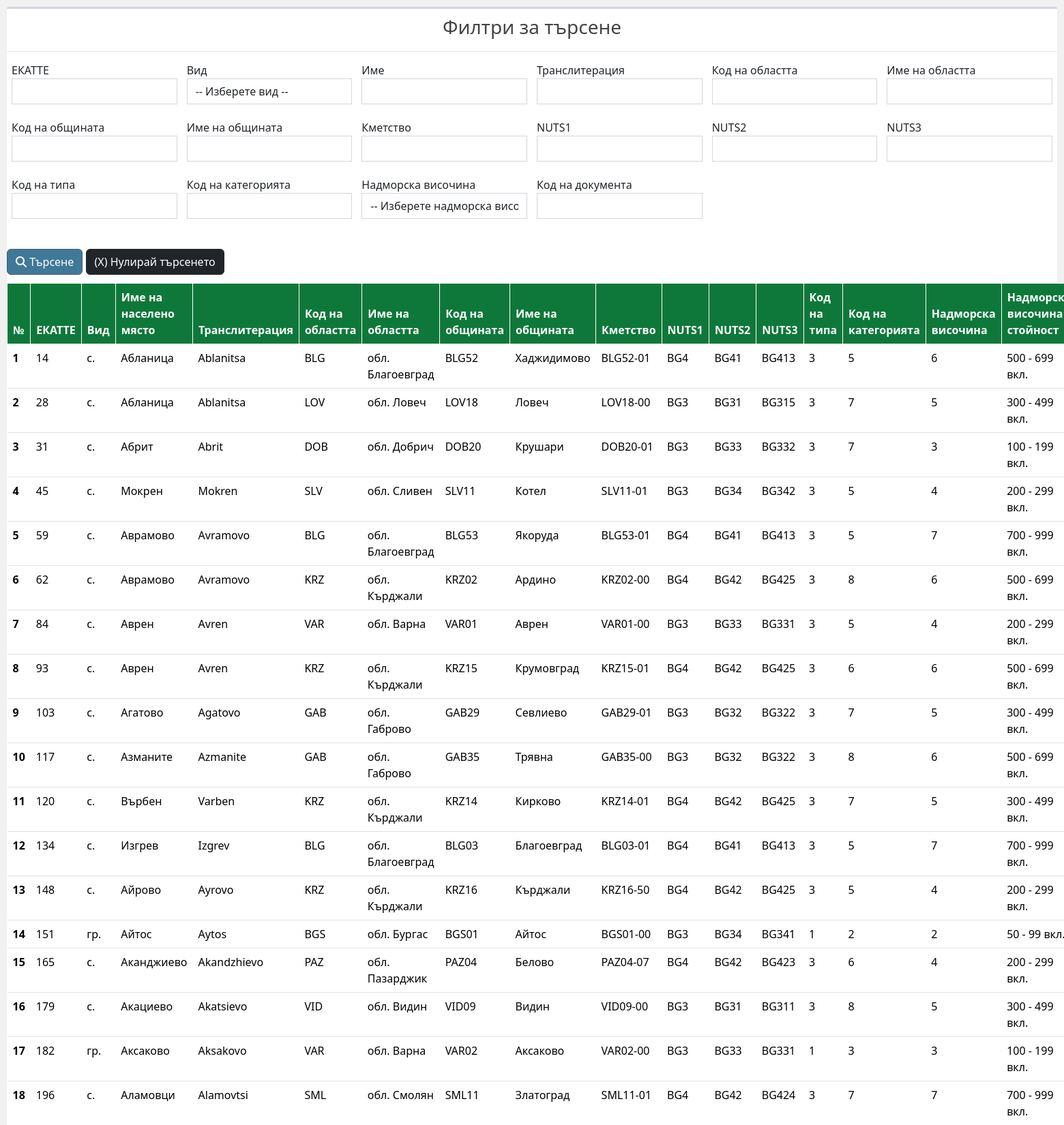
The page / (upper part) on the database its author committed.
### tables this page shows
CREATE TABLE `settlements` (
  `ekkate` int NOT NULL,
  `kind` varchar(4) DEFAULT NULL,
  `settlement_name` varchar(150) DEFAULT NULL,
  `transliteration` varchar(150) DEFAULT NULL,
  `district_code` varchar(3) DEFAULT NULL,
  `area_name` varchar(150) DEFAULT NULL,
  `municipality_code` varchar(5) DEFAULT NULL,
  `municipality_name` varchar(150) DEFAULT NULL,
  `city_hall` varchar(150) DEFAULT NULL,
  `nuts1` varchar(3) DEFAULT NULL,
  `nuts2` varchar(4) DEFAULT NULL,
  `nuts3` varchar(5) DEFAULT NULL,
  `type_code` int DEFAULT NULL,
  `category_code` int DEFAULT NULL,
  `altitude` int DEFAULT NULL,
  `altitude_value` varchar(150) DEFAULT NULL,
  `document_code` int DEFAULT NULL,
  `sequence_number` int DEFAULT NULL
);

### data.php (called while the page is built, shortened)
<?php
    require_once('classes/DBOperations.php');
	$db_data['dbHost'] 	= 'localhost';
	$db_data['dbUser'] 	= '_DB USER_';
	$db_data['dbPass'] 	= '_DB PASS_';
	$db_data['dbName'] 	= '_DB NAME_';
	$db_data['dbChar'] 	= 'utf8';
    $filter_columns = [
        'ekkate',
        'kind',
        'settlement_name',
        'transliteration',
        'district_code',
        'area_name',
        'municipality_code',
        'municipality_name',
        'city_hall',
        'nuts1',
        'nuts2',
        'nuts3',
        'type_code',
        'category_code',
        'altitude',
        'document_code',
    ];
    $DBOperations = new DBOperations($db_data);
    $filter_data = [];
    $results_per_page = 20;
    if(isset($_GET)){
        $search_query = [];
        foreach ($filter_columns as $column) {
            if(isset($_GET[$column]) && $_GET[$column] !== ''){
                $search_query[] = "$column = '".$_GET[$column]."'";
                $filter_data[$column] = $_GET[$column];
            } else {
                $filter_data[$column] = '';
            }
        }
        $sql = 'SELECT * FROM settlements';
        if (!isset($_GET['page']) ) {
            $page = 1;
        } else {
            $page = $_GET['page'];
        }
        $page_first_result = ($page-1) * $results_per_page;
        $limit = " LIMIT " . $page_first_result . ',' . $results_per_page;
        $data = $DBOperations->fastQuery($sql.$limit);
    }

### classes/DBOperations.php (called while the page is built, shortened)
<?php
    class DBOperations
    {
        protected $db_connection;
        public function __construct($db_data) {
            $this->db_connection = mysqli_connect($db_data['dbHost'], $db_data['dbUser'], $db_data['dbPass'], $db_data['dbName']);
            $this->db_connection->set_charset('utf8');
        }
        public function mys_q($sql) {
            $res = mysqli_query($this->db_connection, $sql) or die(mysqli_error($this->db_connection));
            return $res;
        }
        public function mys_n($res) {
            $numr = mysqli_num_rows($res);
            return $numr;
        }
        public function fastQuery($sql) {
            $res = $this->mys_q($sql);
            if($this->mys_n($res) > 0) {
                $response = array();
                $i = 0;
                while($row = mysqli_fetch_assoc($res)) {
                    foreach($row as $key => $value) {
                        $response[$i][$key] = $value;
                    }
                    $i++;
                }
            } else {
                $response = '';
            }
            return $response;
        }
    }

### index.php (the view, shortened to what this page needs)
<?php require_once('data.php'); ?>
<!DOCTYPE html>
<html lang="en">
  <head>
    <link href="https://cdn.jsdelivr.net/npm/bootstrap@5.3.3/dist/css/bootstrap.min.css" rel="stylesheet">
    <link rel="stylesheet" href="assets/css/custom.css">
  </head>
  <body>
    <div class="container-fluid">
        <div class="row">
        <div class="box-body">
            <div class="box box-primary">
                <div class="box-header with-border text-center">
                    <h3 class="box-title">Филтри за търсене</h3>
                </div>
                <div class="box-body p0">
                    <form method="GET">
                        <div class="row pt-2">
                            <div class="form-group">
                                <div class="col-xs-12 col-md-3 col-lg-2 mb-2">
                                    <label for="ekkate">ЕКАТТЕ</label>
                                    <input type="text" name="ekkate" id="ekkate" class="form-control" value="<?= $filter_data['ekkate'] ?>">
                                </div>
                                <div class="col-xs-12 col-md-3 col-lg-2 mb-2">
                                    <label for="kind">Вид</label>
                                    <select id="kind" class="form-control" name="kind">
                                        <option <?= $filter_data['kind'] == '' ? 'selected' : '' ?> value="">-- Изберете вид --</option>
                                    </select>
                                </div>
                                <div class="col-xs-12 col-md-3 col-lg-2 mb-2">
                                    <label for="settlement_name">Име</label>
                                    <input type="text" name="settlement_name" id="settlement_name" class="form-control" value="<?= $filter_data['settlement_name'] ?>">
                                </div>
                                <div class="col-xs-12 col-md-3 col-lg-2 mb-2">
                                    <label for="	transliteration">Транслитерация</label>
                                    <input type="text" name="transliteration" id="	transliteration" class="form-control" value="<?= $filter_data['transliteration'] ?>">
                                </div>
                                <div class="col-xs-12 col-md-3 col-lg-2 mb-2">
                                    <label for="district_code">Код на областта</label>
                                    <input type="text" name="district_code" id="district_code" class="form-control" value="<?= $filter_data['district_code'] ?>">
                                </div>
                                <div class="col-xs-12 col-md-3 col-lg-2 mb-2">
                                    <label for="area_name">Име на областта</label>
                                    <input type="text" name="area_name" id="area_name" class="form-control" value="<?= $filter_data['area_name'] ?>">
                                </div>
                                <div class="col-xs-12 col-md-3 col-lg-2 mb-2">
                                    <label for="municipality_code">Код на общината</label>
                                    <input type="text" name="municipality_code" id="municipality_code" class="form-control" value="<?= $filter_data['municipality_code'] ?>">
                                </div>
                                <div class="col-xs-12 col-md-3 col-lg-2 mb-2">
                                    <label for="municipality_name">Име на общината</label>
                                    <input type="text" name="municipality_name" id="municipality_name" class="form-control" value="<?= $filter_data['municipality_name'] ?>">
                                </div>
                                <div class="col-xs-12 col-md-3 col-lg-2 mb-2">
                                    <label for="city_hall">Кметство</label>
                                    <input type="text" name="city_hall" id="city_hall" class="form-control" value="<?= $filter_data['city_hall'] ?>">
                                </div>
                                <div class="col-xs-12 col-md-3 col-lg-2 mb-2">
                                    <label for="nuts1">NUTS1</label>
                                    <input type="text" name="nuts1" id="nuts1" class="form-control" value="<?= $filter_data['nuts1'] ?>">
                                </div>
                                <div class="col-xs-12 col-md-3 col-lg-2 mb-2">
                                    <label for="nuts2">NUTS2</label>
                                    <input type="text" name="nuts2" id="nuts2" class="form-control" value="<?= $filter_data['nuts2'] ?>">
                                </div>
                                <div class="col-xs-12 col-md-3 col-lg-2 mb-2">
                                    <label for="nuts3">NUTS3</label>
                                    <input type="text" name="nuts3" id="nuts3" class="form-control" value="<?= $filter_data['nuts3'] ?>">
                                </div>
                                <div class="col-xs-12 col-md-3 col-lg-2 mb-2">
                                    <label for="	type_code">Код на типа</label>
                                    <input type="text" name="type_code" id="	type_code" class="form-control" maxlength="3" value="<?= $filter_data['type_code'] ?>">
                                </div>
                                <div class="col-xs-12 col-md-3 col-lg-2 mb-2">
                                    <label for="category_code">Код на категорията</label>
                                    <input type="text" name="category_code" id="category_code" class="form-control" maxlength="3" value="<?= $filter_data['category_code'] ?>">
                                </div>
                                <div class="col-xs-12 col-md-3 col-lg-2 mb-2">
                                    <label for="altitude">Надморска височина</label>
                                    <select id="altitude" class="form-control" name="altitude">
                                        <option <?= $filter_data['altitude'] == '' ? 'selected' : '' ?> value="">-- Изберете надморска височина --</option>
                                    </select>
                                </div>
                                <div class="col-xs-12 col-md-3 col-lg-2 mb-2">
                                    <label for="document_code">Код на документа</label>
                                    <input type="text" name="document_code" id="document_code" class="form-control" value="<?= $filter_data['document_code'] ?>">
                                </div>
                                <div class="col-xs-12 col-md-4 col-lg-3 mb-2">
                                    <span class="hidden-xs" style="margin-bottom: 5px;display: inline-block">&nbsp;</span>
                                    <div>
                                        <button id="search_button" type="submit" class="btn btn-success mb-1" style="background: #407898 !important;border-color: #435c6b !important;">
                                            <i class="fa fa-search" aria-hidden="true"></i> Търсене
                                        </button>
                                        <a href="/sky-prime-dev/" class="btn btn-dark mb-1"> (X) Нулирай търсенето </a>
                                    </div>
                                </div>
                            </div>
                        </div>
                    </form>
                </div>
                <table class="table">
                    <thead class="thead-custom">
                        <tr>
                        <th scope="col">№</th>
                        <th scope="col">ЕКАТТЕ</th>
                        <th scope="col">Вид</th>
                        <th scope="col">Име на населено място</th>
                        <th scope="col">Транслитерация</th>
                        <th scope="col">Код на областта</th>
                        <th scope="col">Име на областта</th>
                        <th scope="col">Код на общината</th>
                        <th scope="col">Име на общината</th>
                        <th scope="col">Кметство</th>
                        <th scope="col">NUTS1</th>
                        <th scope="col">NUTS2</th>
                        <th scope="col">NUTS3</th>
                        <th scope="col">Код на типа</th>
                        <th scope="col">Код на категорията</th>
                        <th scope="col">Надморска височина</th>
                        <th scope="col">Надморска височина стойност</th>
                        </tr>
                    </thead>
                    <tbody>
        <?php
            if(!isset($data) || $data == ''){
                echo '
                    <div class="alert alert-warning" role="alert">
                    Няма записи за показване.
                    </div>
                ';
            } else{
                foreach ($data as $row) {
        ?>
                    <tr>
                        <th scope="row"><?= $row['sequence_number'] ?></th>
                        <td><?= $row['ekkate'] ?></td>
                        <td><?= $row['kind'] ?></td>
                        <td><?= $row['settlement_name'] ?></td>
                        <td><?= $row['transliteration'] ?></td>
                        <td><?= $row['district_code'] ?></td>
                        <td><?= $row['area_name'] ?></td>
                        <td><?= $row['municipality_code'] ?></td>
                        <td><?= $row['municipality_name'] ?></td>
                        <td><?= $row['city_hall'] ?></td>
                        <td><?= $row['nuts1'] ?></td>
                        <td><?= $row['nuts2'] ?></td>
                        <td><?= $row['nuts3'] ?></td>
                        <td><?= $row['type_code'] ?></td>
                        <td><?= $row['category_code'] ?></td>
                        <td><?= $row['altitude'] ?></td>
                        <td><?= $row['altitude_value'] ?></td>
                    </tr>
        <?php
                }
            }
        ?>
                    </tbody>
                </table>
                <br>
            </div>
        </div>
        </div>
    </div>
  </body>
</html>

### assets/css/custom.css (style rules this page uses)
body { background: #f1f1f1; }
.form-control { border-radius: 0; box-shadow: none; border-color: #d2d6de; }
.box { position: relative; border-radius: 3px; background: #fff; border-top: 3px solid #d2d6de; margin-bottom: 20px; width: 100%; box-shadow: 0 1px 1px rgba(0, 0, 0, .1); }
.box-header { color: #444; display: block; padding: 10px; position: relative; }
.box-header.with-border { border-bottom: 1px solid #ebebeb; }
.text-center { text-align: center; }
.p0 { padding: 0 !important; }
.mb-2, .my-2 { margin-bottom: .5rem !important; }
.col-lg-2 { float: left; padding: 7px; }
.box-body { border-top-left-radius: 0; border-top-right-radius: 0; border-bottom-right-radius: 3px; border-bottom-left-radius: 3px; padding: 10px; }
.box-body:after, .box-body:before, .box-footer:after, .box-footer:before, .box-header:after, .box-header:before { content: " "; display: table; }
thead.thead-custom tr th { background-color: #0E783A !important; color: #fff!important; border: 1px solid #fff; }

### rows shown on the page
settlements: sequence_number "1", ekkate "14", kind "с.", settlement_name "Абланица", transliteration "Ablanitsa", district_code "BLG", area_name "обл. Благоевград", municipality_code "BLG52", municipality_name "Хаджидимово", city_hall "BLG52-01", nuts1 "BG4", nuts2 "BG41", nuts3 "BG413", type_code "3", category_code "5", altitude "6", altitude_value "500 - 699 вкл."
settlements: sequence_number "2", ekkate "28", kind "с.", settlement_name "Абланица", transliteration "Ablanitsa", district_code "LOV", area_name "обл. Ловеч", municipality_code "LOV18", municipality_name "Ловеч", city_hall "LOV18-00", nuts1 "BG3", nuts2 "BG31", nuts3 "BG315", type_code "3", category_code "7", altitude "5", altitude_value "300 - 499 вкл."
settlements: sequence_number "3", ekkate "31", kind "с.", settlement_name "Абрит", transliteration "Abrit", district_code "DOB", area_name "обл. Добрич", municipality_code "DOB20", municipality_name "Крушари", city_hall "DOB20-01", nuts1 "BG3", nuts2 "BG33", nuts3 "BG332", type_code "3", category_code "7", altitude "3", altitude_value "100 - 199 вкл."
settlements: sequence_number "4", ekkate "45", kind "с.", settlement_name "Мокрен", transliteration "Mokren", district_code "SLV", area_name "обл. Сливен", municipality_code "SLV11", municipality_name "Котел", city_hall "SLV11-01", nuts1 "BG3", nuts2 "BG34", nuts3 "BG342", type_code "3", category_code "5", altitude "4", altitude_value "200 - 299 вкл."
settlements: sequence_number "5", ekkate "59", kind "с.", settlement_name "Аврамово", transliteration "Avramovo", district_code "BLG", area_name "обл. Благоевград", municipality_code "BLG53", municipality_name "Якоруда", city_hall "BLG53-01", nuts1 "BG4", nuts2 "BG41", nuts3 "BG413", type_code "3", category_code "5", altitude "7", altitude_value "700 - 999 вкл."
settlements: sequence_number "6", ekkate "62", kind "с.", settlement_name "Аврамово", transliteration "Avramovo", district_code "KRZ", area_name "обл. Кърджали", municipality_code "KRZ02", municipality_name "Ардино", city_hall "KRZ02-00", nuts1 "BG4", nuts2 "BG42", nuts3 "BG425", type_code "3", category_code "8", altitude "6", altitude_value "500 - 699 вкл."
settlements: sequence_number "7", ekkate "84", kind "с.", settlement_name "Аврен", transliteration "Avren", district_code "VAR", area_name "обл. Варна", municipality_code "VAR01", municipality_name "Аврен", city_hall "VAR01-00", nuts1 "BG3", nuts2 "BG33", nuts3 "BG331", type_code "3", category_code "5", altitude "4", altitude_value "200 - 299 вкл."
settlements: sequence_number "8", ekkate "93", kind "с.", settlement_name "Аврен", transliteration "Avren", district_code "KRZ", area_name "обл. Кърджали", municipality_code "KRZ15", municipality_name "Крумовград", city_hall "KRZ15-01", nuts1 "BG4", nuts2 "BG42", nuts3 "BG425", type_code "3", category_code "6", altitude "6", altitude_value "500 - 699 вкл."
settlements: sequence_number "9", ekkate "103", kind "с.", settlement_name "Агатово", transliteration "Agatovo", district_code "GAB", area_name "обл. Габрово", municipality_code "GAB29", municipality_name "Севлиево", city_hall "GAB29-01", nuts1 "BG3", nuts2 "BG32", nuts3 "BG322", type_code "3", category_code "7", altitude "5", altitude_value "300 - 499 вкл."
settlements: sequence_number "10", ekkate "117", kind "с.", settlement_name "Азманите", transliteration "Azmanite", district_code "GAB", area_name "обл. Габрово", municipality_code "GAB35", municipality_name "Трявна", city_hall "GAB35-00", nuts1 "BG3", nuts2 "BG32", nuts3 "BG322", type_code "3", category_code "8", altitude "6", altitude_value "500 - 699 вкл."
settlements: sequence_number "11", ekkate "120", kind "с.", settlement_name "Върбен", transliteration "Varben", district_code "KRZ", area_name "обл. Кърджали", municipality_code "KRZ14", municipality_name "Кирково", city_hall "KRZ14-01", nuts1 "BG4", nuts2 "BG42", nuts3 "BG425", type_code "3", category_code "7", altitude "5", altitude_value "300 - 499 вкл."
settlements: sequence_number "12", ekkate "134", kind "с.", settlement_name "Изгрев", transliteration "Izgrev", district_code "BLG", area_name "обл. Благоевград", municipality_code "BLG03", municipality_name "Благоевград", city_hall "BLG03-01", nuts1 "BG4", nuts2 "BG41", nuts3 "BG413", type_code "3", category_code "5", altitude "7", altitude_value "700 - 999 вкл."
settlements: sequence_number "13", ekkate "148", kind "с.", settlement_name "Айрово", transliteration "Ayrovo", district_code "KRZ", area_name "обл. Кърджали", municipality_code "KRZ16", municipality_name "Кърджали", city_hall "KRZ16-50", nuts1 "BG4", nuts2 "BG42", nuts3 "BG425", type_code "3", category_code "5", altitude "4", altitude_value "200 - 299 вкл."
settlements: sequence_number "14", ekkate "151", kind "гр.", settlement_name "Айтос", transliteration "Aytos", district_code "BGS", area_name "обл. Бургас", municipality_code "BGS01", municipality_name "Айтос", city_hall "BGS01-00", nuts1 "BG3", nuts2 "BG34", nuts3 "BG341", type_code "1", category_code "2", altitude "2", altitude_value "50 - 99…"
settlements: sequence_number "15", ekkate "165", kind "с.", settlement_name "Аканджиево", transliteration "Akandzhievo", district_code "PAZ", area_name "обл. Пазарджик", municipality_code "PAZ04", municipality_name "Белово", city_hall "PAZ04-07", nuts1 "BG4", nuts2 "BG42", nuts3 "BG423", type_code "3", category_code "6", altitude "4", altitude_value "200 - 299 вкл."
settlements: sequence_number "16", ekkate "179", kind "с.", settlement_name "Акациево", transliteration "Akatsievo", district_code "VID", area_name "обл. Видин", municipality_code "VID09", municipality_name "Видин", city_hall "VID09-00", nuts1 "BG3", nuts2 "BG31", nuts3 "BG311", type_code "3", category_code "8", altitude "5", altitude_value "300 - 499 вкл."
settlements: sequence_number "17", ekkate "182", kind "гр.", settlement_name "Аксаково", transliteration "Aksakovo", district_code "VAR", area_name "обл. Варна", municipality_code "VAR02", municipality_name "Аксаково", city_hall "VAR02-00", nuts1 "BG3", nuts2 "BG33", nuts3 "BG331", type_code "1", category_code "3", altitude "3", altitude_value "100 - 199 вкл."
settlements: sequence_number "18", ekkate "196", kind "с.", settlement_name "Аламовци", transliteration "Alamovtsi", district_code "SML", area_name "обл. Смолян", municipality_code "SML11", municipality_name "Златоград", city_hall "SML11-01", nuts1 "BG4", nuts2 "BG42", nuts3 "BG424", type_code "3", category_code "7", altitude "7", altitude_value "700 - 999 вкл."
